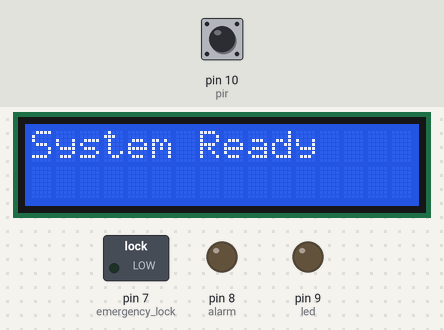
Bench run of a sketch on a simulated Arduino Uno, built with avr-gcc and run on an emulated ATmega328P. Parts: 16×2 character LCD, switched loads named in the sketch (green lamp = pin HIGH), output pins drawn as LEDs (lit = HIGH). Dashed ring = blinking. Inputs (shaded band) come from the test bench; at power-on: pin 10 (pir) LOW.

Above: at 0.1 s.
4.3 s: pin 10 (pir) driven HIGH
At 4.7 s:
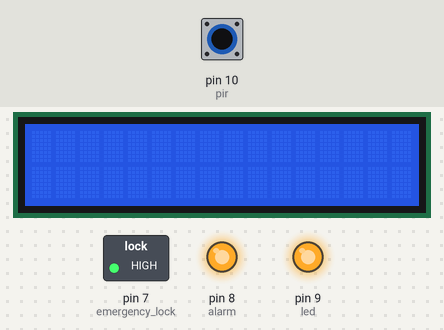
7.3 s: pin 10 (pir) driven LOW
At 8.7 s:
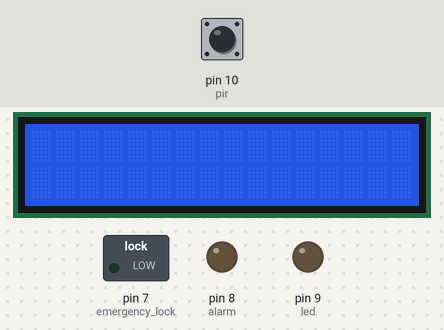
10.3 s: pin 10 (pir) driven HIGH
At 11.6 s:
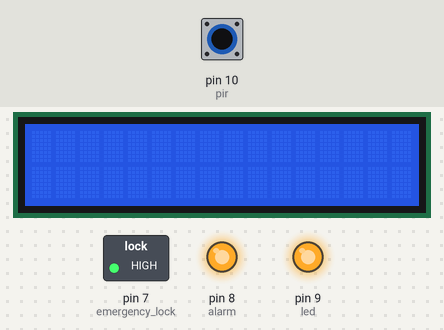
13.3 s: pin 10 (pir) driven LOW
At 13.6 s:
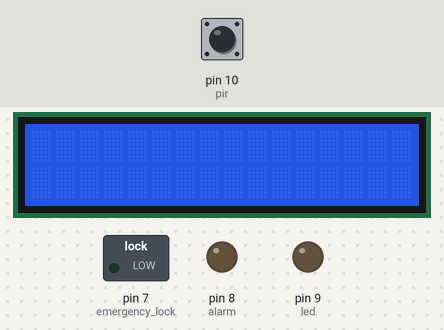
16.3 s: pin 10 (pir) driven HIGH
At 17.6 s:
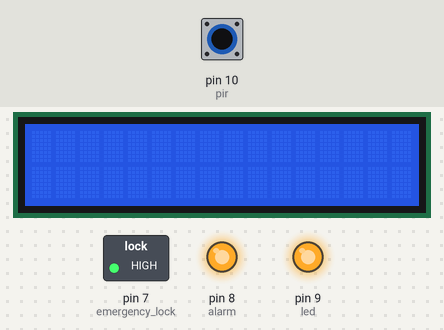
19.3 s: pin 10 (pir) pulsed LOW 2 times (0.12 s each, 0.3 s apart)
At 19.56 s:
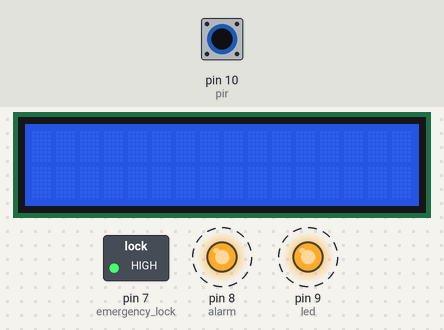
Timing chart, 0 to 22.3 s (numbered marks = the images above; inputs shaded):
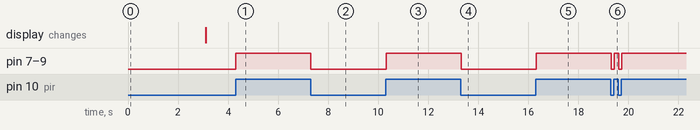

The sketch:

emergency_lock.ino
```cpp
#include <Wire.h>
#include <LiquidCrystal_I2C.h>

LiquidCrystal_I2C lcd(0*21, 16, 2);
int pir = 10;
int led = 9;
int alarm = 8;
int emergency_lock = 7;

void setup() {

  pinMode(pir,INPUT);
  pinMode(led,OUTPUT);
  pinMode(alarm,OUTPUT);
  pinMode(emergency_lock,OUTPUT);

  lcd.init();
  lcd.backlight();
  lcd.setCursor(0,0);
  lcd.print("System Ready");
  delay(3000);
  lcd.clear();

}

void loop(){

  int motion = digitalRead(pir);

  if (motion == HIGH){

    digitalWrite(led,HIGH);
    digitalWrite(alarm,HIGH);
    digitalWrite(emergency_lock,HIGH);

    lcd.clear();
    lcd.setCursor(0,0);
    lcd.print("Motion Detected");
    lcd.setCursor(0,1);
    lcd.print("Alarm!");
    lcd.clear();
  }

  else{

    digitalWrite(led,LOW);
    digitalWrite(alarm,LOW);
    digitalWrite(emergency_lock,LOW);

    lcd.clear();
    lcd.setCursor(0,0);
    lcd.print("No Motion");
    lcd.setCursor(0,1);
    lcd.print("Detected");
    lcd.clear();

  }

}
```

Measured:
- after the input at 4.3 s, pin 7 (emergency_lock), pin 8 (alarm), pin 9 (led): LOW → HIGH at once
- after the input at 7.3 s, pin 7 (emergency_lock), pin 8 (alarm), pin 9 (led): HIGH → LOW at once
- after the input at 10.3 s, pin 7 (emergency_lock), pin 8 (alarm), pin 9 (led): LOW → HIGH at once
- after the input at 13.3 s, pin 7 (emergency_lock), pin 8 (alarm), pin 9 (led): HIGH → LOW at once
- after the input at 16.3 s, pin 7 (emergency_lock), pin 8 (alarm), pin 9 (led): LOW → HIGH at once
- after the input at 19.3 s, pin 7 (emergency_lock), pin 8 (alarm), pin 9 (led): alternates HIGH for 0.19 s and LOW for 0.12 s, 4 changes in all, then stays HIGH, starting at once
